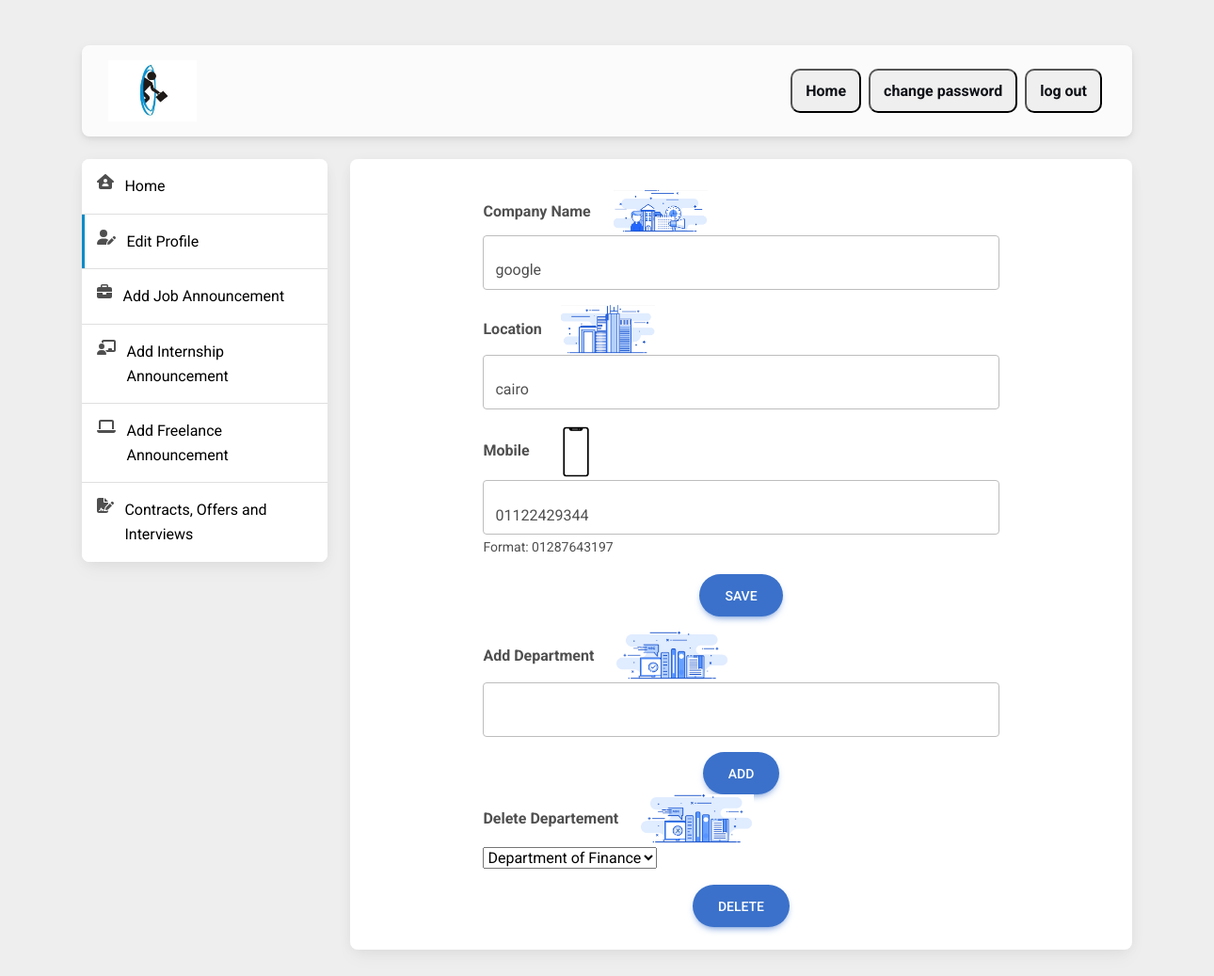
Screenshot of /php/companyprofile.php (signed in) with the database file from the repository.
### tables this page shows
CREATE TABLE `company` (
  `UserName` varchar(255) NOT NULL,
  `Name` varchar(255) NOT NULL,
  `location` varchar(255) DEFAULT NULL,
  `mobile` varchar(11) NOT NULL
);

### php/companyprofile.php (the view, shortened to what this page needs)
<?php
require_once '../includes/database.php';
$sql = "select * from company where UserName=?";
$stmt = mysqli_stmt_init($conn);
if (!mysqli_stmt_prepare($stmt, $sql)) {
  exit();
} else {
  mysqli_stmt_bind_param($stmt, "s", $_SESSION['sessionUser']);
  mysqli_stmt_execute($stmt);
  $result = mysqli_stmt_get_result($stmt);
}
$sql1 = "select * from departments where UserName=?";
$stmt1 = mysqli_stmt_init($conn);
if (!mysqli_stmt_prepare($stmt1, $sql1)) {
} else {
  mysqli_stmt_bind_param($stmt1, "s", $_SESSION['sessionUser']);
  mysqli_stmt_execute($stmt1);
  $dep = mysqli_stmt_get_result($stmt1);
}
?>
<!DOCTYPE html>
<html lang="en" style="
    overflow: scroll;
">
<head>
  <link rel="stylesheet" href="https://cdnjs.cloudflare.com/ajax/libs/font-awesome/6.0.0/css/all.min.css" />
  <link rel="stylesheet" href="../css/mdb.min.css" />
</head>
<body>
  <section style="background-color: #eee;">
    <?php require_once "compnav.php"; ?>
    <?php require_once "companysection.php"; ?>
    <?php
    if ($row = mysqli_fetch_assoc($result)) {
    ?>
<div class="col-lg-9">
          <div class="card mb-4" >
            <div class="card-body">
          <form class="sign-in pt-4 " method="post" action="../includes/comapnyedit-inc.php" style=" margin-top: -4%;">
            <div class="form-floating " style="width:70%;margin:auto;  margin-top:2%;margin-bottom:2%;">
              <div><label style="font-weight: bolder;">Company Name  &nbsp; &nbsp;&nbsp;  <img src="../img/name.png"  style="width:100px"alt="card-icon" class="css-1n3xte0"> </label></div>
              <input type="text" class="form-control" id="floatingInput" name="name" value="<?php echo $row['Name'] ?>">
            </div>
            <div class="form-floating " style="width:70%;margin:auto; margin-bottom:2%;">
              <div><label style="font-weight: bolder;">Location&nbsp; &nbsp;&nbsp;  <img src="../img/location.png"  style="width:100px"alt="card-icon" class="css-1n3xte0"></label></div>
              <input type="text" class="form-control" id="floatingInput" name="location"
                value="<?php echo $row['location'] ?>">
            </div>
            <div class="form-floating " style="width:70%;margin:auto; margin-bottom:2%;">
           <div><label style="font-weight: bolder;">Mobile&nbsp; &nbsp;&nbsp;  <img src="../img/mobile.png"  style="width:60px"alt="card-icon" class="css-1n3xte0"></label></div>
           <input type="tel" class="form-control" id="floatingInput"
                      pattern="[0-9]{11}" name="moblile" value="<?php  echo $row['mobile'] ?>">
                    <small>Format: 01287643197</small>
         </div>
            <button type="submit" class="btn btn-primary btn-lg  rounded-pill" name="submit"
              style="margin-top:2%; display:block; margin-left:auto; margin-right:auto;">Save</button>
              <div class="form-floating " style="width:70%;margin:auto;  margin-top:2%;margin-bottom:2%;">
              <div><label style="font-weight: bolder;">Add Department &nbsp; &nbsp;&nbsp;  <img src="../img/dep.png"  style="width:120px"alt="card-icon" class="css-1n3xte0"> </label></div>
              <input type="text" class="form-control" id="floatingInput" name="dep">
            </div>
      <button type="submit" class="btn btn-primary btn-lg  rounded-pill" name="submit2"
              style="margin-top:2%; display:block; margin-left:auto; margin-right:auto;">ADD</button>
              <div style="margin-left:15%;"> <label style=" font-weight: bolder;">Delete Departement  &nbsp; &nbsp;&nbsp;  <img src="../img/del.png"  style="width:120px"alt="card-icon" class="css-1n3xte0"></label></div>
              <select style="
    margin-right: 80%;
    margin-left:15%;
    height: 40%; " name="del">
                <?php
      while ($row = mysqli_fetch_assoc($dep)) {
                ?>
                <option value="<?php echo $row['department']; ?>">
                  <?php echo $row['department']; ?>
                </option>
                <?php
      }
                ?>
              </select>
              <button type="submit" class="btn btn-primary btn-lg  rounded-pill" name="submit1"
                style="margin-top:2%; display:block; margin-left:auto; margin-right:auto;">DELETE</button>
          </form>
        </div>
      </div>
    </div>
    <?php
    }
    ?>
  </section>
</body>
</html>

### rows the page displays
company: name "google", location "cairo", moblile "01122429344"

### other values shown
form field del "Department of Finance"
